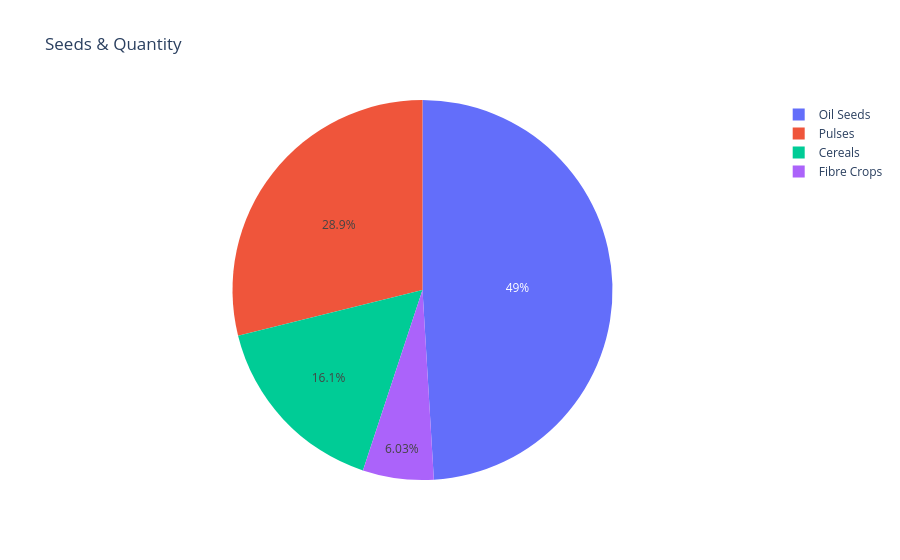

Notebook source saved alongside this figure:
### Code cell
px.pie(df,names='Commodity Group',values='Quantity',title='Seeds & Quantity')

### Figure 1 — Plotly figure (JSON) as saved in the notebook; plotly's stock layout.template omitted (floating-point values rounded to 4 significant figures)
{"data": [{"domain": {"x": [0, 1], "y": [0, 1]}, "hovertemplate": "Commodity Group=%{label}<br>Quantity=%{value}<extra></extra>", "labels": ["Cereals", "Cereals", "Cereals", "Cereals", "Cereals", "Cereals", "Cereals", "Fibre Crops", "Oil Seeds", "Oil Seeds", "Oil Seeds", "Oil Seeds", "Oil Seeds", "Oil Seeds", "Oil Seeds", "Oil Seeds", "Pulses", "Pulses", "Pulses", "Pulses", "Pulses", "Vegetables", "Vegetables", "Vegetables"], "legendgroup": "", "name": "", "showlegend": true, "type": "pie", "values": ["2775.00", "1980.00", "3699.00", "2400.00", "2369.00", "4886.00", "2425.00", "7710.00", "12100.00", "7263.00", "5950.00", "9537.00", "5940.00", "9846.00", "5328.00", "6760.00", "8000.00", "5650.00", "7800.00", "8768.00", "6700.00", "-", "-", "-"]}], "layout": {"legend": {"tracegroupgap": 0}, "title": {"text": "Seeds & Quantity"}}}
